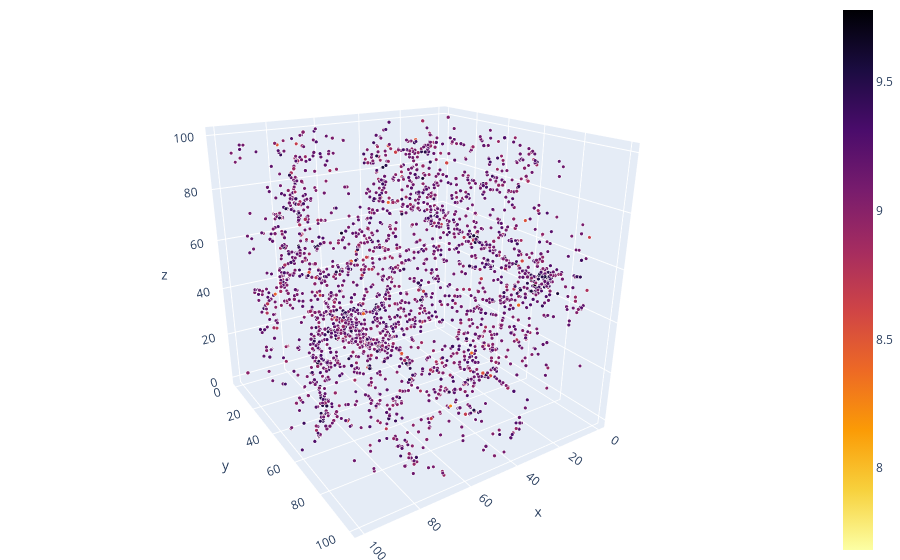

Notebook source saved alongside this figure:
### Code cell
xvar = table['CentreOfPotential_'+eje_1][mask]
yvar = table['CentreOfPotential_'+eje_2][mask]
zvar = table['CentreOfPotential_'+eje_3][mask]

cmin = min(metal_var)
cmax = max(metal_var)

fig = go.Figure(data=[go.Scatter3d(
    x=xvar,
    y=yvar,
    z=zvar,
    mode='markers',
    marker=dict(
        sizemin=sizemin,
        size=size,
        cauto=True,
        cmin=cmin,
        cmax=cmax,
        showscale=True,
        color=metal_var,            # set color to an array/list of desired values
        colorscale='inferno',   # choose a colorscale
        opacity=1,
        reversescale=True
    )
)])

# tight layout
fig.update_layout(margin=dict(l=0, r=0, b=0, t=0))
fig.show()

### Figure 1 — Plotly figure (JSON) as saved in the notebook; plotly's stock layout.template omitted (floating-point values rounded to 4 significant figures; data arrays with more than 128 entries replaced by an {"elided": "..."} marker saying what was removed)
{"data": [{"marker": {"cauto": true, "cmax": 9.778, "cmin": 7.683, "color": {"elided": "3093 float values"}, "colorscale": [[0, "#000004"], [0.1111, "#1b0c41"], [0.2222, "#4a0c6b"], [0.3333, "#781c6d"], [0.4444, "#a52c60"], [0.5556, "#cf4446"], [0.6667, "#ed6925"], [0.7778, "#fb9b06"], [0.8889, "#f7d13d"], [1, "#fcffa4"]], "opacity": 1, "reversescale": true, "showscale": true, "size": {"elided": "3093 float values"}, "sizemin": 2.446}, "mode": "markers", "type": "scatter3d", "x": {"elided": "3093 float values"}, "y": {"elided": "3093 float values"}, "z": {"elided": "3093 float values"}}], "layout": {"autosize": true, "margin": {"b": 0, "l": 0, "r": 0, "t": 0}, "scene": {"aspectmode": "auto", "aspectratio": {"x": 1.0, "y": 1.0, "z": 0.9994}, "camera": {"center": {"x": 0, "y": 0, "z": 0}, "eye": {"x": 1.179, "y": 1.831, "z": 0.8659}, "projection": {"type": "perspective"}, "up": {"x": 0, "y": 0, "z": 1}}}}}
